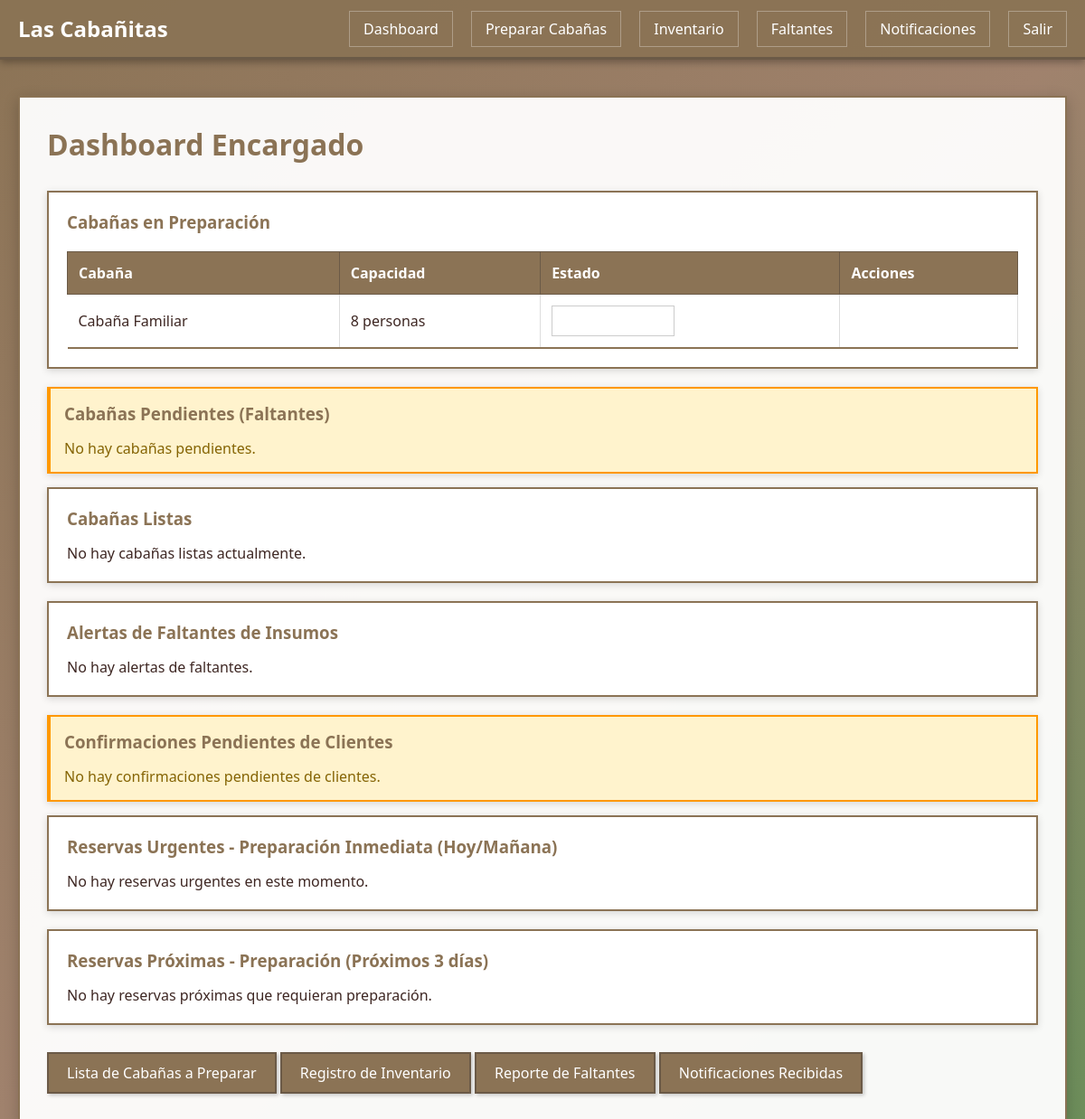
/encargado/dashboard/ (signed in), run on an earlier commit of the app's database.
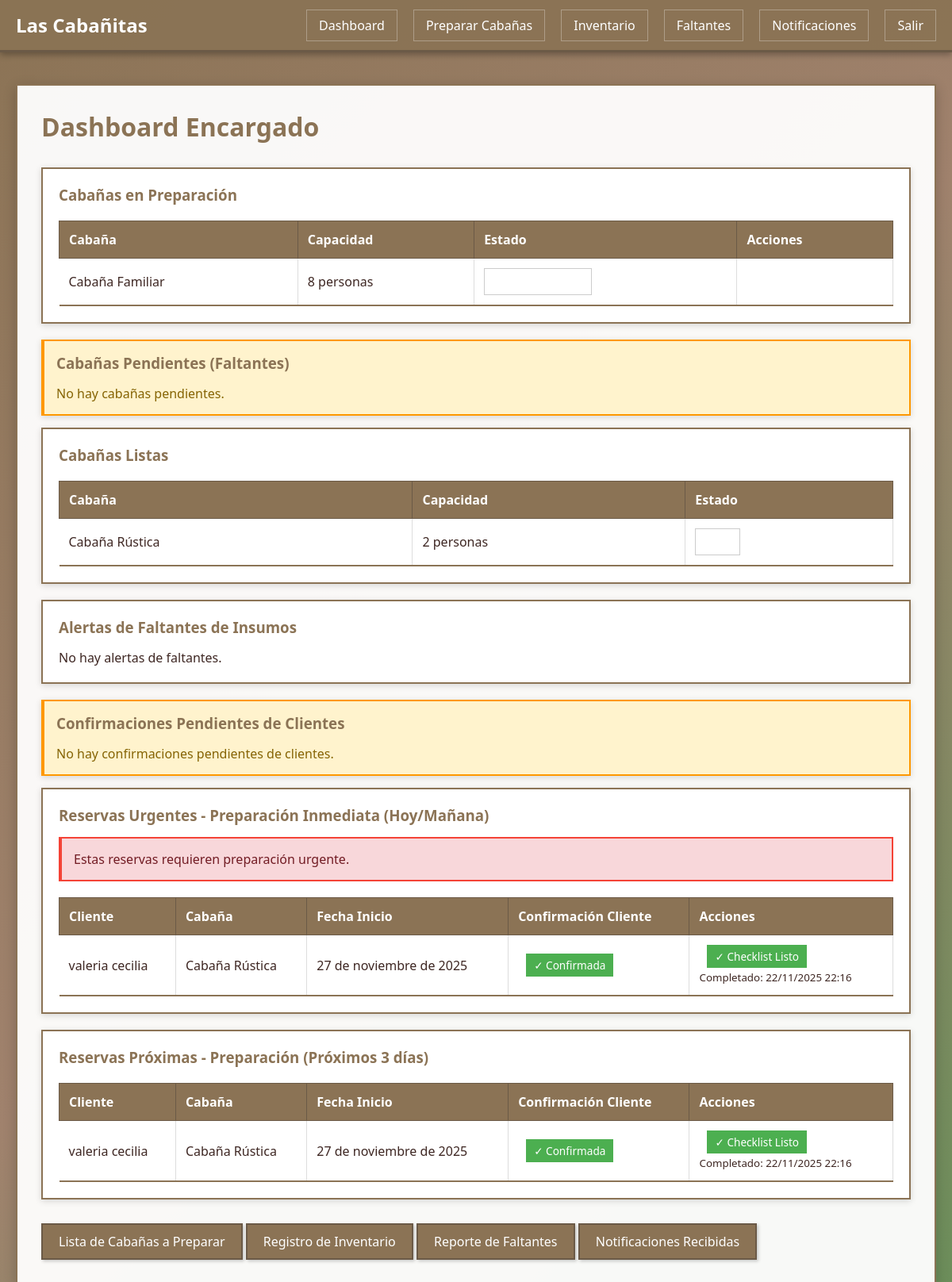
And on a later commit of the database.
### gestion/models.py (models this page shows, shortened)
class Cabaña(models.Model):
    ESTADOS = [
        ('lista', 'Lista'),
        ('en_preparacion', 'En Preparación'),
        ('pendiente', 'Pendiente'),
        ('mantenimiento', 'En Mantenimiento'),
        ('disponible', 'Disponible'),  # Mantener para compatibilidad
        ('ocupada', 'Ocupada'),
        ('reservada', 'Reservada'),
    ]
    idCabaña = models.AutoField(primary_key=True)
    nombre = models.CharField(max_length=100)
    capacidad = models.IntegerField()
    estado = models.CharField(max_length=20, choices=ESTADOS, default='disponible')
    precioNoche = models.DecimalField(max_digits=10, decimal_places=2)
    class Meta:
        db_table = 'cabana'
        verbose_name = "Cabaña"
        verbose_name_plural = "Cabañas"

class Reserva(models.Model):
    ESTADOS = [
        ('pendiente', 'Pendiente'),
        ('confirmada', 'Confirmada'),
        ('cancelada', 'Cancelada'),
        ('completada', 'Completada'),
    ]
    idReserva = models.AutoField(primary_key=True)
    cliente = models.ForeignKey(Cliente, on_delete=models.CASCADE, related_name='reservas')
    cabaña = models.ForeignKey(Cabaña, on_delete=models.CASCADE, related_name='reservas')
    fechaInicio = models.DateField()
    fechaFin = models.DateField()
    numPersonas = models.IntegerField()
    estado = models.CharField(max_length=20, choices=ESTADOS, default='pendiente')
    montoCotizado = models.DecimalField(max_digits=10, decimal_places=2)
    comentarios = models.TextField(blank=True)
    fechaCreacion = models.DateTimeField(auto_now_add=True)
    confirmacion_cliente = models.BooleanField(default=False, verbose_name='Confirmación Cliente')
    fecha_confirmacion = models.DateTimeField(null=True, blank=True, verbose_name='Fecha Confirmación')
    class Meta:
        db_table = 'reserva'
        verbose_name = "Reserva"
        verbose_name_plural = "Reservas"
        ordering = ['-fechaCreacion']

class Cliente(models.Model):
    idCliente = models.AutoField(primary_key=True)
    nombre = models.CharField(max_length=200)
    telefono = models.CharField(max_length=20)
    email = models.EmailField()
    direccion = models.TextField()
    tipoCliente = models.CharField(max_length=50, default='Regular')
    usuario = models.OneToOneField(User, on_delete=models.CASCADE, null=True, blank=True, related_name='cliente')
    class Meta:
        db_table = 'cliente'
        verbose_name = "Cliente"
        verbose_name_plural = "Clientes"

class EntregaCabaña(models.Model):
    ESTADOS = [
        ('pendiente', 'Pendiente de Entrega'),
        ('entregada', 'Cabaña Entregada'),
        ('devuelta', 'Cabaña Devuelta'),
        ('verificada', 'Inventario Verificado'),
    ]
    idEntrega = models.AutoField(primary_key=True)
    reserva = models.OneToOneField(Reserva, on_delete=models.CASCADE, related_name='entrega')
    fecha_entrega = models.DateTimeField(null=True, blank=True, verbose_name='Fecha Entrega')
    fecha_devolucion = models.DateTimeField(null=True, blank=True, verbose_name='Fecha Devolución')
    encargado_entrega = models.ForeignKey(User, on_delete=models.SET_NULL, null=True, blank=True,
                                         related_name='entregas_realizadas', verbose_name='Encargado Entrega')
    cliente_confirma_entrega = models.BooleanField(default=False, verbose_name='Cliente Confirma Entrega')
    cliente_confirma_devolucion = models.BooleanField(default=False, verbose_name='Cliente Confirma Devolución')
    observaciones_entrega = models.TextField(blank=True, verbose_name='Observaciones Entrega')
    observaciones_devolucion = models.TextField(blank=True, verbose_name='Observaciones Devolución')
    firma_digital_entrega = models.CharField(max_length=255, blank=True, verbose_name='Firma Digital Entrega')
    firma_digital_devolucion = models.CharField(max_length=255, blank=True, verbose_name='Firma Digital Devolución')
    estado = models.CharField(max_length=20, choices=ESTADOS, default='pendiente', verbose_name='Estado')
    class Meta:
        db_table = 'entrega_cabana'
        verbose_name = "Entrega de Cabaña"
        verbose_name_plural = "Entregas de Cabañas"
        ordering = ['-fecha_entrega']

### gestion/views.py (the view)
# urls.py: path('encargado/dashboard/', views.dashboard_encargado, name='dashboard_encargado'),
@encargado_required
def dashboard_encargado(request):
    hoy = timezone.now().date()
    mantenimientos_pendientes = Mantenimiento.objects.filter(
        estado__in=['programado', 'en_proceso'],
        fechaProgramada__lte=hoy + timedelta(days=7)
    ).order_by('fechaProgramada')[:5]
    implementos_faltantes = Implemento.objects.filter(
        Q(cantidadDisponible=0) | Q(cantidadDisponible__lt=F('cantidadTotal') * 0.2)
    )
    reservas_proximas = Reserva.objects.filter(
        fechaInicio__lte=hoy + timedelta(days=3),
        fechaInicio__gte=hoy,
        estado='confirmada',
        confirmacion_cliente=True
    ).select_related('cliente', 'cabaña', 'entrega').order_by('fechaInicio')
    confirmaciones_pendientes = Reserva.objects.filter(
        fechaInicio__lte=hoy + timedelta(days=4),
        fechaInicio__gte=hoy,
        estado='confirmada',
        confirmacion_cliente=False
    ).order_by('fechaInicio')
    reservas_urgentes = Reserva.objects.filter(
        fechaInicio__lte=hoy + timedelta(days=1),
        fechaInicio__gte=hoy,
        estado='confirmada',
        confirmacion_cliente=True
    ).select_related('cliente', 'cabaña', 'entrega')
    cabañas_en_preparacion = Cabaña.objects.filter(estado='en_preparacion').order_by('nombre')
    cabañas_pendientes = Cabaña.objects.filter(estado='pendiente').order_by('nombre')
    cabañas_listas = Cabaña.objects.filter(estado='lista').order_by('nombre')
    preparaciones_activas = PreparacionCabaña.objects.filter(
        reserva__in=reservas_proximas
    ).select_related('reserva', 'reserva__cabaña', 'encargado')
    reportes_faltantes_pendientes = ReporteFaltantes.objects.filter(
        estado__in=['pendiente', 'atendido']
    ).select_related('cabaña', 'encargado')
    context = {
        'mantenimientos_pendientes': mantenimientos_pendientes,
        'implementos_faltantes': implementos_faltantes,
        'reservas_proximas': reservas_proximas,
        'confirmaciones_pendientes': confirmaciones_pendientes,
        'reservas_urgentes': reservas_urgentes,
        'cabañas_en_preparacion': cabañas_en_preparacion,
        'cabañas_pendientes': cabañas_pendientes,
        'cabañas_listas': cabañas_listas,
        'preparaciones_activas': preparaciones_activas,
        'reportes_faltantes_pendientes': reportes_faltantes_pendientes,
        'hoy': hoy,
    }
    return render(request, 'encargado/dashboard_encargado.html', context)

### gestion/templates/encargado/dashboard_encargado.html (shortened to what the changed rows need)
{% extends 'base.html' %}
{% block content %}
<h1 class="page-title">Dashboard Encargado</h1>
<div class="card">
    {% if cabañas_en_preparacion %}
        <table>
            <thead>
                <tr>
                    <th>Cabaña</th>
                    <th>Capacidad</th>
                    <th>Estado</th>
                    <th>Acciones</th>
                </tr>
            </thead>
            <tbody>
                {% for cabaña in cabañas_en_preparacion %}
                <tr>
                    <td>{{ cabaña.nombre }}</td>
                    <td>{{ cabaña.capacidad }} personas</td>
                    <td>
                        <span class="status-badge-inline status-en_preparacion">
                        </span>
                    </td>
                    <td>
                    </td>
                </tr>
                {% endfor %}
            </tbody>
        </table>
    {% else %}
        <p>No hay cabañas en preparación actualmente.</p>
    {% endif %}
</div>
<div class="card">
    <h3>Cabañas Listas</h3>
    {% if cabañas_listas %}
        <table>
            <thead>
                <tr>
                    <th>Cabaña</th>
                    <th>Capacidad</th>
                    <th>Estado</th>
                </tr>
            </thead>
            <tbody>
                {% for cabaña in cabañas_listas %}
                <tr>
                    <td>{{ cabaña.nombre }}</td>
                    <td>{{ cabaña.capacidad }} personas</td>
                    <td>
                        <span class="status-badge-inline status-lista">
                        </span>
                    </td>
                </tr>
                {% endfor %}
            </tbody>
        </table>
    {% else %}
        <p>No hay cabañas listas actualmente.</p>
    {% endif %}
</div>
<div class="card">
    <h3>Reservas Urgentes - Preparación Inmediata (Hoy/Mañana)</h3>
    {% if reservas_urgentes %}
        <p class="alert alert-danger">Estas reservas requieren preparación urgente.</p>
        <table>
            <thead>
                <tr>
                    <th>Cliente</th>
                    <th>Cabaña</th>
                    <th>Fecha Inicio</th>
                    <th>Confirmación Cliente</th>
                    <th>Acciones</th>
                </tr>
            </thead>
            <tbody>
                {% for reserva in reservas_urgentes %}
                <tr>
                    <td>{{ reserva.cliente.nombre }}</td>
                    <td>{{ reserva.cabaña.nombre }}</td>
                    <td>{{ reserva.fechaInicio }}</td>
                    <td>
                        {% if reserva.confirmacion_cliente %}
                            <span class="badge badge-success">✓ Confirmada</span>
                        {% else %}
                            <span class="badge badge-danger">⚠ No Confirmada</span>
                        {% endif %}
                    </td>
                    <td>
                        {% if reserva.confirmacion_cliente %}
                            {% if reserva.entrega %}
                                {% if reserva.entrega.estado == 'entregada' or reserva.entrega.estado == 'verificada' %}
                                    <span class="badge badge-success">✓ Checklist Listo</span>
                                    {% if reserva.entrega.fecha_entrega %}
                                    <br><small class="text-muted">Completado: {{ reserva.entrega.fecha_entrega|date:"d/m/Y H:i" }}</small>
                                    {% endif %}
                                {% else %}
                                    <a href="{% url 'checklist_entrega_encargado' reserva.idReserva %}" class="btn btn-success">Ver Checklist</a>
                                {% endif %}
                            {% else %}
                                <a href="{% url 'checklist_entrega_encargado' reserva.idReserva %}" class="btn btn-success">Ver Checklist</a>
                            {% endif %}
                        {% else %}
                            <span class="error-text">Esperando confirmación del cliente</span>
                        {% endif %}
                    </td>
                </tr>
                {% endfor %}
            </tbody>
        </table>
    {% else %}
        <p>No hay reservas urgentes en este momento.</p>
    {% endif %}
</div>
<div class="card">
    <h3>Reservas Próximas - Preparación (Próximos 3 días)</h3>
    {% if reservas_proximas %}
        <table>
            <thead>
                <tr>
                    <th>Cliente</th>
                    <th>Cabaña</th>
                    <th>Fecha Inicio</th>
                    <th>Confirmación Cliente</th>
                    <th>Acciones</th>
                </tr>
            </thead>
            <tbody>
                {% for reserva in reservas_proximas %}
                <tr>
                    <td>{{ reserva.cliente.nombre }}</td>
                    <td>{{ reserva.cabaña.nombre }}</td>
                    <td>{{ reserva.fechaInicio }}</td>
                    <td>
                        {% if reserva.confirmacion_cliente %}
                            <span class="badge badge-success">✓ Confirmada</span>
                        {% else %}
                            <span class="badge badge-warning">Pendiente</span>
                        {% endif %}
                    </td>
                    <td>
                        {% if reserva.confirmacion_cliente %}
                            {% if reserva.entrega %}
                                {% if reserva.entrega.estado == 'entregada' or reserva.entrega.estado == 'verificada' %}
                                    <span class="badge badge-success">✓ Checklist Listo</span>
                                    {% if reserva.entrega.fecha_entrega %}
                                    <br><small class="text-muted">Completado: {{ reserva.entrega.fecha_entrega|date:"d/m/Y H:i" }}</small>
                                    {% endif %}
                                {% else %}
                                    <a href="{% url 'checklist_entrega_encargado' reserva.idReserva %}" class="btn btn-primary">Ver Checklist</a>
                                {% endif %}
                            {% else %}
                                <a href="{% url 'checklist_entrega_encargado' reserva.idReserva %}" class="btn btn-primary">Ver Checklist</a>
                            {% endif %}
                        {% else %}
                            <span class="info-text">Esperando confirmación del cliente</span>
                        {% endif %}
                    </td>
                </tr>
                {% endfor %}
            </tbody>
        </table>
    {% else %}
        <p>No hay reservas próximas que requieran preparación.</p>
    {% endif %}
</div>
{% endblock %}

### gestion/templates/base.html (shortened to what this page needs)
<!DOCTYPE html>
<html lang="es">
<head>
    {% load static %}
    <link rel="stylesheet" href="{% static 'css/style.css' %}">
</head>
<body>
    <header>
        <nav>
            <div class="logo">Las Cabañitas</div>
            <ul class="nav-links">
                {% if user.is_authenticated %}
                    {% if user.is_staff %}
                        <li><a href="{% url 'dashboard_admin' %}">Dashboard</a></li>
                        <li><a href="{% url 'calendario_disponibilidad' %}">Calendario</a></li>
                        <li><a href="{% url 'gestion_reservas' %}">Reservas</a></li>
                        <li><a href="{% url 'gestion_cabañas' %}">Cabañas</a></li>
                        <li><a href="{% url 'gestion_clientes' %}">Clientes</a></li>
                        <li><a href="{% url 'registro_pagos' %}">Pagos</a></li>
                        <li><a href="{% url 'atender_reportes_faltantes' %}">Reportes Faltantes</a></li>
                        <li><a href="{% url 'panel_notificaciones' %}">Notificaciones</a></li>
                        <li><a href="/admin/">Admin Django</a></li>
                    {% elif user.groups.all %}
                        {% for group in user.groups.all %}
                            {% if group.name == 'Encargados' %}
                                <li><a href="{% url 'dashboard_encargado' %}">Dashboard</a></li>
                                <li><a href="{% url 'preparar_cabañas' %}">Preparar Cabañas</a></li>
                                <li><a href="{% url 'inventario_cabañas' %}">Inventario</a></li>
                                <li><a href="{% url 'reporte_faltantes' %}">Faltantes</a></li>
                                <li><a href="{% url 'notificaciones_encargado' %}">Notificaciones</a></li>
                            {% endif %}
                        {% endfor %}
                    {% endif %}
                    <li><a href="{% url 'logout' %}">Salir</a></li>
                {% else %}
                    <li><a href="{% url 'login' %}">Iniciar Sesión</a></li>
                    <li><a href="{% url 'registro_cliente' %}">Registrarse</a></li>
                {% endif %}
            </ul>
        </nav>
    </header>
    <div class="container">
        <div class="content">
            {% block content %}{% endblock %}
        </div>
    </div>
</body>
</html>

What changed in the data, as far as the page shows it:
now on this page (row edited): Cabaña: nombre "Cabaña Rústica", capacidad "2", shown under "Cabañas Listas"
added Reserva: cliente.nombre "valeria cecilia", cabaña.nombre "Cabaña Rústica", fechaInicio "27 de noviembre de 2025", confirmacion_cliente "✓ Confirmada", entrega.fecha_entrega "22/11/2025 22:16"
Also different on the page:
text no longer shown: "No hay cabañas listas actualmente. No hay reservas urgentes en este momento. No hay reservas próximas que requieran preparación."
text now shown: "Cabaña Capacidad Estado Estas reservas requieren preparación urgente. Cliente Cabaña Fecha Inicio Confirmación Cliente Acciones Cliente Cabaña Fecha Inicio Confirmación Cliente Acciones"
